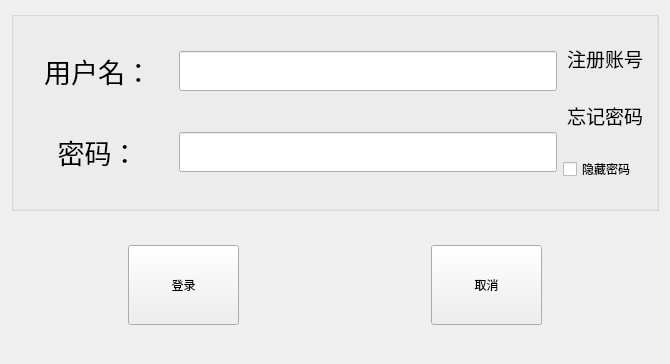
<?xml version="1.0" encoding="UTF-8"?>
<ui version="4.0">
 <class>LogInUi</class>
 <widget class="QDialog" name="LogInUi">
  <property name="geometry">
   <rect>
    <x>0</x>
    <y>0</y>
    <width>670</width>
    <height>364</height>
   </rect>
  </property>
  <property name="windowTitle">
   <string>Dialog</string>
  </property>
  <layout class="QVBoxLayout" name="verticalLayout_3">
   <item>
    <widget class="QGroupBox" name="groupBox">
     <property name="minimumSize">
      <size>
       <width>600</width>
       <height>200</height>
      </size>
     </property>
     <property name="title">
      <string/>
     </property>
     <layout class="QHBoxLayout" name="horizontalLayout_3">
      <item>
       <layout class="QVBoxLayout" name="verticalLayout">
        <item>
         <layout class="QHBoxLayout" name="horizontalLayout">
          <item>
           <widget class="QLabel" name="label">
            <property name="minimumSize">
             <size>
              <width>150</width>
              <height>60</height>
             </size>
            </property>
            <property name="styleSheet">
             <string notr="true">font: 18pt &quot;华文琥珀&quot;;</string>
            </property>
            <property name="text">
             <string>&lt;html&gt;&lt;head/&gt;&lt;body&gt;&lt;p align=&quot;center&quot;&gt;&lt;span style=&quot; font-size:20pt;&quot;&gt;用户名：&lt;/span&gt;&lt;/p&gt;&lt;/body&gt;&lt;/html&gt;</string>
            </property>
           </widget>
          </item>
          <item>
           <widget class="QLineEdit" name="username">
            <property name="minimumSize">
             <size>
              <width>250</width>
              <height>40</height>
             </size>
            </property>
           </widget>
          </item>
         </layout>
        </item>
        <item>
         <layout class="QHBoxLayout" name="horizontalLayout_2">
          <item>
           <widget class="QLabel" name="label_2">
            <property name="minimumSize">
             <size>
              <width>150</width>
              <height>60</height>
             </size>
            </property>
            <property name="styleSheet">
             <string notr="true">font: 18pt &quot;华文琥珀&quot;;</string>
            </property>
            <property name="text">
             <string>&lt;html&gt;&lt;head/&gt;&lt;body&gt;&lt;p align=&quot;center&quot;&gt;&lt;span style=&quot; font-size:20pt;&quot;&gt;密码：&lt;/span&gt;&lt;/p&gt;&lt;/body&gt;&lt;/html&gt;</string>
            </property>
           </widget>
          </item>
          <item>
           <widget class="QLineEdit" name="password">
            <property name="minimumSize">
             <size>
              <width>250</width>
              <height>40</height>
             </size>
            </property>
           </widget>
          </item>
         </layout>
        </item>
       </layout>
      </item>
      <item>
       <layout class="QVBoxLayout" name="verticalLayout_2">
        <item>
         <widget class="QPushButton" name="pushButton_3">
          <property name="minimumSize">
           <size>
            <width>80</width>
            <height>30</height>
           </size>
          </property>
          <property name="font">
           <font>
            <family>新宋体</family>
            <pointsize>14</pointsize>
            <weight>50</weight>
            <italic>false</italic>
            <bold>false</bold>
           </font>
          </property>
          <property name="styleSheet">
           <string notr="true">font: 14pt &quot;新宋体&quot;;</string>
          </property>
          <property name="text">
           <string>注册账号</string>
          </property>
          <property name="flat">
           <bool>true</bool>
          </property>
         </widget>
        </item>
        <item>
         <widget class="QPushButton" name="pushButton_4">
          <property name="minimumSize">
           <size>
            <width>80</width>
            <height>30</height>
           </size>
          </property>
          <property name="font">
           <font>
            <family>新宋体</family>
            <pointsize>14</pointsize>
            <weight>50</weight>
            <italic>false</italic>
            <bold>false</bold>
           </font>
          </property>
          <property name="styleSheet">
           <string notr="true">font: 14pt &quot;新宋体&quot;;</string>
          </property>
          <property name="text">
           <string>忘记密码</string>
          </property>
          <property name="flat">
           <bool>true</bool>
          </property>
         </widget>
        </item>
        <item>
         <widget class="QCheckBox" name="checkBox">
          <property name="minimumSize">
           <size>
            <width>80</width>
            <height>30</height>
           </size>
          </property>
          <property name="styleSheet">
           <string notr="true">font: 12pt &quot;新宋体&quot;;</string>
          </property>
          <property name="text">
           <string>隐藏密码</string>
          </property>
         </widget>
        </item>
       </layout>
      </item>
     </layout>
    </widget>
   </item>
   <item>
    <layout class="QHBoxLayout" name="horizontalLayout_4">
     <item>
      <widget class="QLabel" name="label_3">
       <property name="minimumSize">
        <size>
         <width>100</width>
         <height>80</height>
        </size>
       </property>
       <property name="text">
        <string/>
       </property>
      </widget>
     </item>
     <item>
      <widget class="QPushButton" name="pushButton">
       <property name="minimumSize">
        <size>
         <width>100</width>
         <height>80</height>
        </size>
       </property>
       <property name="styleSheet">
        <string notr="true">font: 20pt &quot;黑体&quot;;</string>
       </property>
       <property name="text">
        <string>登录</string>
       </property>
      </widget>
     </item>
     <item>
      <widget class="QLabel" name="label_5">
       <property name="minimumSize">
        <size>
         <width>180</width>
         <height>80</height>
        </size>
       </property>
       <property name="text">
        <string/>
       </property>
      </widget>
     </item>
     <item>
      <widget class="QPushButton" name="pushButton_2">
       <property name="minimumSize">
        <size>
         <width>100</width>
         <height>80</height>
        </size>
       </property>
       <property name="styleSheet">
        <string notr="true">font: 20pt &quot;黑体&quot;;</string>
       </property>
       <property name="text">
        <string>取消</string>
       </property>
      </widget>
     </item>
     <item>
      <widget class="QLabel" name="label_4">
       <property name="minimumSize">
        <size>
         <width>100</width>
         <height>80</height>
        </size>
       </property>
       <property name="text">
        <string/>
       </property>
      </widget>
     </item>
    </layout>
   </item>
  </layout>
 </widget>
 <resources/>
 <connections/>
</ui>
